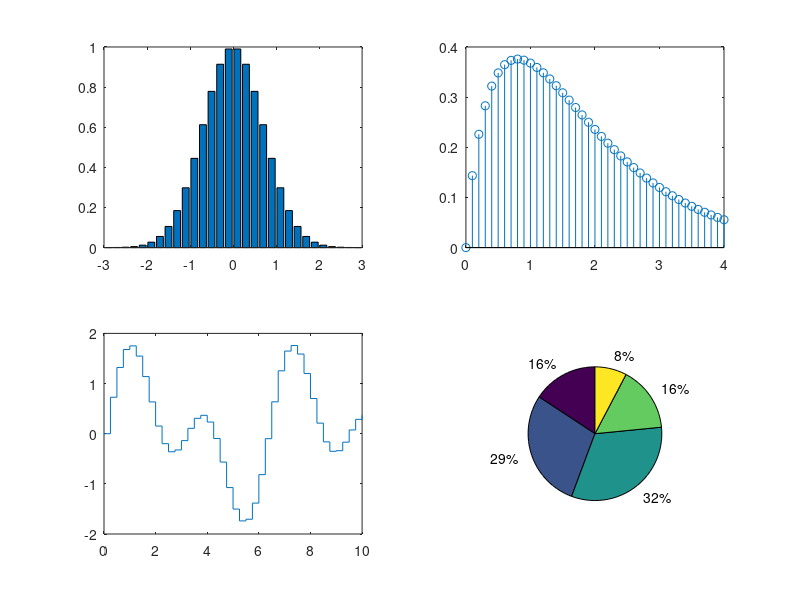

Write MATLAB code to recreate this figure.
figure
subplot(2,2,1)
x = -2.9:0.2:2.9
bar(x,exp(-x.^2))
subplot(222)
x = 0:0.1:4
y = (x.^0.8).*exp(-x)
stem(x,y)
subplot(223)
x = 0:0.25:10
stairs(x,sin(2*x)+sin(x))
subplot(224)
x = [43 78 88 43 21]
pie(x)